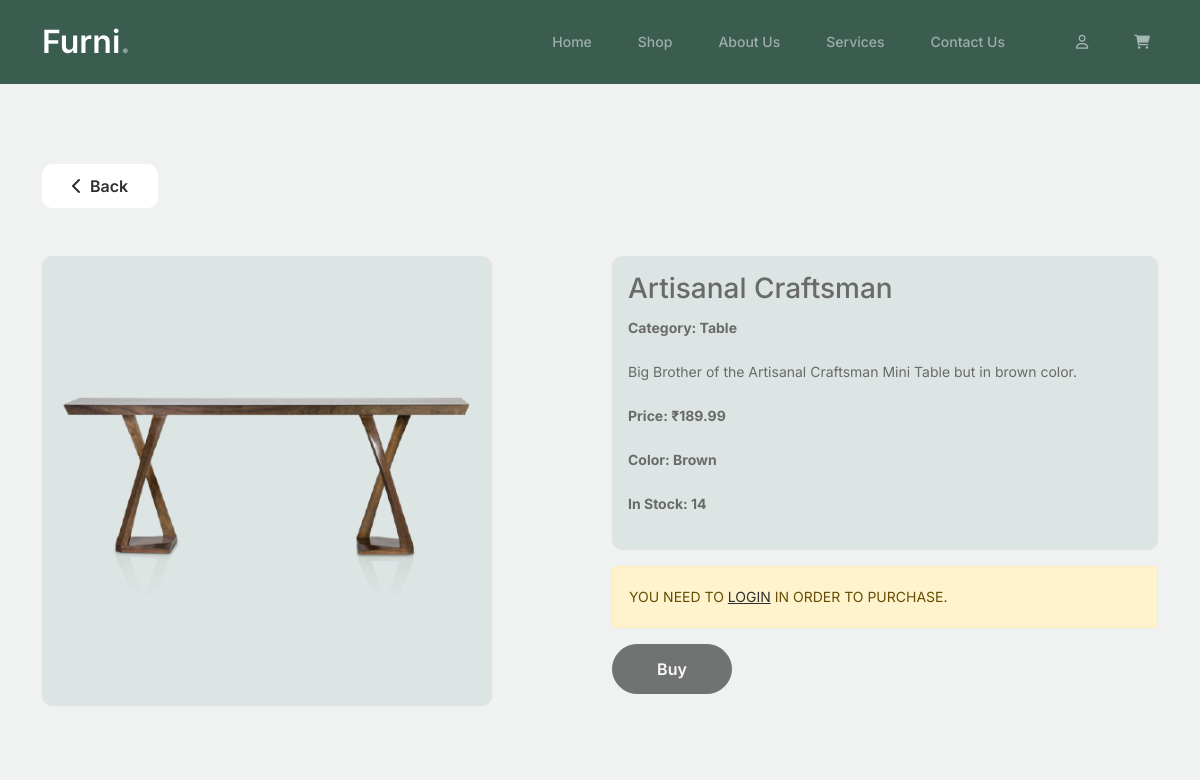
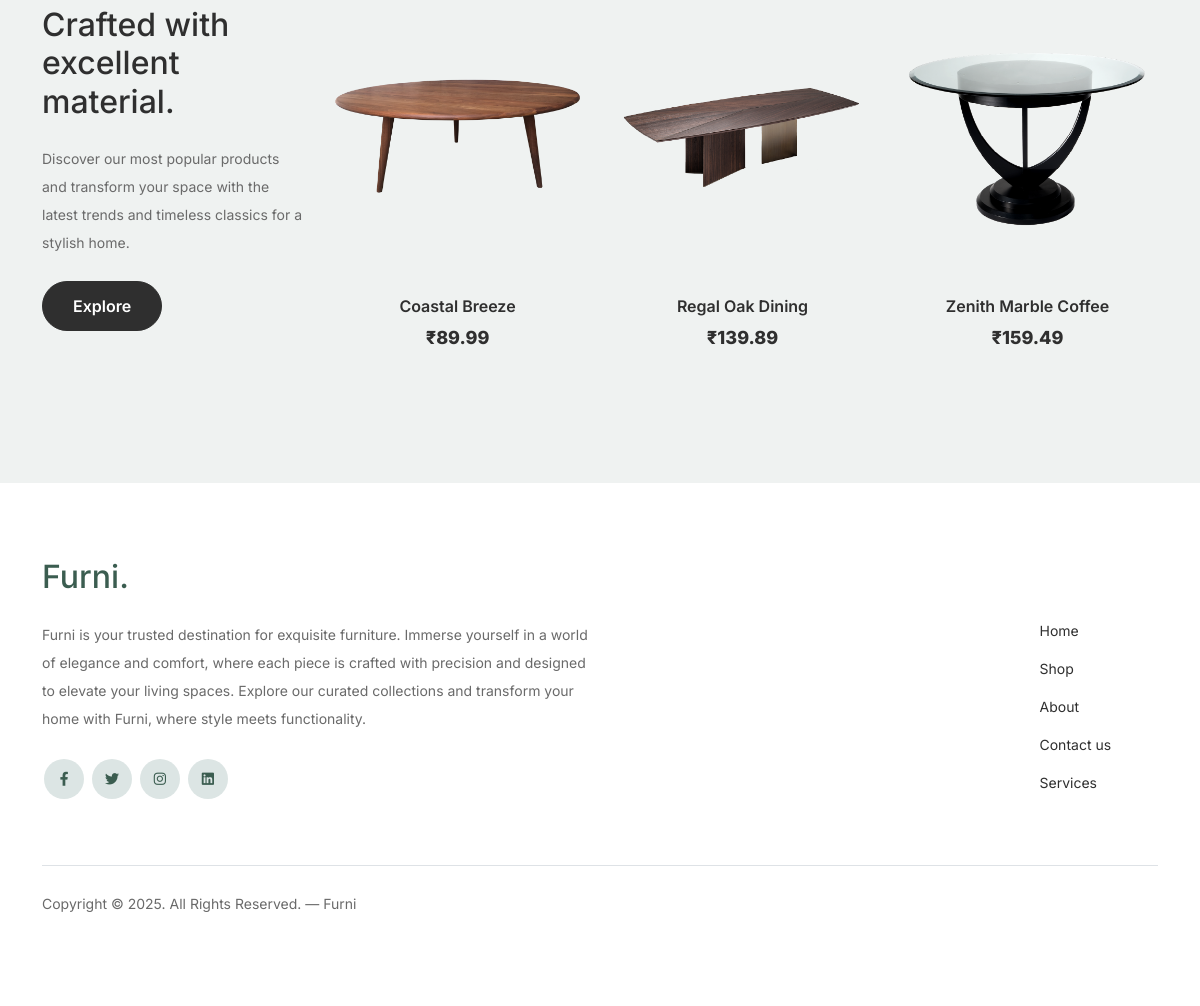
The page /product.php?id=36 on the database its author committed (2 pictures, top to bottom).
### tables this page shows
CREATE TABLE `role_nav` (
  `id_rn` int(100) NOT NULL,
  `id_nav` int(100) NOT NULL,
  `id_role` int(100) NOT NULL
);

CREATE TABLE `nav` (
  `id_nav` int(100) NOT NULL,
  `name_nav` varchar(255) NOT NULL,
  `path_nav` varchar(255) NOT NULL
);

CREATE TABLE `product` (
  `id_product` int(100) NOT NULL,
  `name_product` varchar(255) NOT NULL,
  `desc_product` varchar(255) NOT NULL,
  `price_product` float NOT NULL,
  `availability_product` int(255) NOT NULL,
  `created_at_p` timestamp NOT NULL DEFAULT current_timestamp(),
  `modified_at_p` timestamp NOT NULL DEFAULT '0000-00-00 00:00:00',
  `id_cat` int(100) NOT NULL,
  `id_color` int(100) NOT NULL
);

CREATE TABLE `image` (
  `id_image` int(255) NOT NULL,
  `name_image` varchar(255) NOT NULL,
  `path_image` varchar(255) NOT NULL,
  `date_upload_image` timestamp NOT NULL DEFAULT current_timestamp()
);

CREATE TABLE `category` (
  `id_cat` int(100) NOT NULL,
  `name_cat` varchar(255) NOT NULL
);

CREATE TABLE `color` (
  `id_color` int(100) NOT NULL,
  `name_color` varchar(255) NOT NULL
);

### models/functions.php (called while the page is built, shortened)
<?php
function getNavWithRoles($roleName)
{
    global $conn;
    $query = "SELECT * FROM role_nav rn JOIN user_role ur ON rn.id_role = ur.id_role JOIN nav n ON rn.id_nav = n.id_nav WHERE ur.name_role = ?";
    $ps = $conn->prepare($query);
    $ps->bindValue(1, $roleName, PDO::PARAM_STR);
    $ps->execute();
    $res = $ps->fetchAll();
    return $res;
}
function getProductFromSameCategoryTop3($catID)
{
    global $conn;
    $query = "SELECT * FROM product p JOIN category c ON p.id_cat=c.id_cat JOIN prod_img pi ON p.id_product=pi.id_product JOIN image i ON pi.id_image=i.id_image WHERE p.id_cat = ? ORDER BY RAND() LIMIT 3";
    $ps = $conn->prepare($query);
    $ps->bindValue(1, $catID, PDO::PARAM_INT);
    $ps->execute();
    $res = $ps->fetchAll();
    return $res;
}
function getProduct($id)
{
    global $conn;
    $query = "SELECT * FROM product p JOIN category c ON p.id_cat=c.id_cat
                                          JOIN prod_img pi ON p.id_product=pi.id_product
                                          JOIN image i ON pi.id_image=i.id_image
                                          JOIN color clr ON p.id_color = clr.id_color
                                          WHERE p.id_product=:id";
    $ps = $conn->prepare($query);
    $ps->bindParam(":id", $id);
    $ps->execute();
    $res = $ps->fetchAll();
    return $res;
}

### product.php (the view, shortened to what this page needs)
<?php
include "template/head.php";
include "template/nav.php";
$id = $_GET['id'];
$sentProduct = getProduct($id);
$catID = $sentProduct[0]->id_cat;
$prodArr = getProductFromSameCategoryTop3($catID);
?>
<div class="product-section pb-0">
    <div class="container">
        <button id="backToProducts" class="btn mb-5"><i id="backArrow" class="fa-solid fa-chevron-left me-2"></i>Back</button>
        <div class="row">
            <div class="col-lg-6 col-sm-12">
                <img id="product-image" class="border border-10" src="<?= $sentProduct[0]->path_image ?>" alt="<?= $sentProduct[0]->name_image ?>" />
            </div>
            <div class="col-lg-6 col-sm-12 d-flex flex-column">
                <div id="product-details" class="p-3 border-10" data-prodid="<?= $sentProduct[0]->id_product ?>">
                    <h3><?= $sentProduct[0]->name_product ?></h3>
                    <p class="fw-bold">Category: <?= $sentProduct[0]->name_cat ?></p>
                    <p><?= $sentProduct[0]->desc_product ?></p>
                    <p class="fw-bold">Price: &#8377;<?= $sentProduct[0]->price_product ?></p>
                    <p class="fw-bold">Color: <?= $sentProduct[0]->name_color ?></p>
                    <p class="fw-bold">In Stock: <?= $sentProduct[0]->availability_product ?></p>
                </div>
                <?php if ($sentProduct[0]->availability_product > 0 && !empty($user)) : ?>
                    <button id="buyProduct" class="btn mt-5">Buy</button>
                <?php elseif (empty($user)) : ?>
                    <p class="alert alert-warning mt-3 text-uppercase">You need to <a href="login.php">login</a> in order to purchase.</p>
                    <button id="buyProduct" class="btn" disabled>Buy</button>
                <?php else : ?>
                    <p class="alert my-alert-danger mt-3 text-uppercase">not available at the moment!</p>
                    <button id="buyProduct" class="btn mt-5" disabled>Buy</button>
                <?php endif; ?>
            </div>
        </div>
    </div>
</div>
<div class="product-section">
    <div class="container">
        <div class="row">
            <div class="col-md-12 col-lg-3 mb-5 mb-lg-0">
                <h2 class="mb-4 section-title">Crafted with excellent material.</h2>
                <p class="mb-4">Discover our most popular products and transform your space with the latest trends and timeless classics for a stylish home.</p>
                <p><a href="shop.php" class="btn">Explore</a></p>
            </div>
            <?php foreach ($prodArr as $prod) : ?>
                <div class="col-12 col-md-4 col-lg-3 mb-5 mb-md-0">
                    <a class="product-item" href="product.php?id=<?= $prod->id_product ?>">
                        <img src="<?= $prod->path_image ?>" alt="<?= $prod->name_image ?>" class="img-fluid product-thumbnail" />
                        <h3 class="product-title"><?= $prod->name_product ?></h3>
                        <strong class="product-price">&#8377;<?= $prod->price_product ?></strong>
                    </a>
                </div>
            <?php endforeach; ?>
        </div>
    </div>
</div>
<?php
include "template/footer.php";
?>

### template/nav.php (shortened to what this page needs)
<?php
$user = isset($_SESSION['user']) ? $_SESSION['user'] : null;
if ($user != null) {
	$roleName = $user->name_role;
	$navArr = getNavWithRoles($roleName);
	$profileURL = "profile.php";
} else {
	$roleName = "guest";
	$navArr = getNavWithRoles("user");
	$profileURL = "login.php";
}
$path = $_SERVER['REQUEST_URI'];
if (!str_contains($path, "login.php")) {
?>
	<nav class="custom-navbar navbar navbar navbar-expand-md navbar-dark bg-dark" arial-label="Furni navigation bar">
		<div class="container">
			<a class="navbar-brand" href="index.php">Furni<span>.</span></a>
			<div class="collapse navbar-collapse" id="navbarsFurni">
				<ul id="navbarsFurniUl" class="custom-navbar-nav navbar-nav ms-auto mb-2 mb-md-0">
					<?php foreach ($navArr as $nav) : ?>
						<li><a class="nav-link" href="<?= $nav->path_nav ?>"><?= $nav->name_nav ?></a></li>
					<?php endforeach; ?>
				</ul>
				<ul class="custom-navbar-cta navbar-nav mb-2 mb-md-0 ms-5">
					<li>
						<?php if ($roleName == "user") : ?>
							<a class="nav-link" href="<?php echo $profileURL; ?>">
								<i class="fa-regular fa-user"></i>
								<span class="ms-1"><?php echo $_SESSION['user']->fn_user; ?></span>
							</a>
						<?php elseif ($roleName == "admin") : ?>
							<a class="nav-link d-none" href="login.php">
								<i class="fa-regular fa-user"></i>
							</a>
						<?php else : ?>
							<a class="nav-link" href="login.php">
								<i class="fa-regular fa-user"></i>
							</a>
						<?php endif; ?>
					</li>
					<li>
						<a class="nav-link" href="cart.php">
							<i class="fa-solid fa-cart-shopping"></i>
						</a>
					</li>
				</ul>
			</div>
		</div>
	</nav>
<?php
}
?>

### assets/css/style.css (style rules this page uses)
a { text-decoration: none; -webkit-transition: .3s all ease; -o-transition: .3s all ease; transition: .3s all ease; color: #2f2f2f; text-decoration: underline; }
.custom-navbar { background: #3b5d50 !important; padding-top: 20px; padding-bottom: 20px; }
.custom-navbar .navbar-brand { font-size: 32px; font-weight: 600; }
.custom-navbar .navbar-brand>span { opacity: .4; }
@media (min-width: 992px) { .custom-navbar .custom-navbar-nav li { margin-left: 15px; margin-right: 15px; } }
.custom-navbar .custom-navbar-nav li a { font-weight: 500; color: #ffffff !important; opacity: .5; -webkit-transition: .3s all ease; -o-transition: .3s all ease; transition: .3s all ease; position: relative; }
@media (min-width: 768px) { .custom-navbar .custom-navbar-nav li a:before { content: ""; position: absolute; bottom: 0; left: 8px; right: 8px; background: #f9bf29; height: 5px; opacity: 1; visibility: visible; width: 0; -webkit-transition: .15s all ease-out; -o-transition: .15s all ease-out; transition: .15s all ease-out; } }
.custom-navbar .custom-navbar-cta { margin-left: 0 !important; -webkit-box-orient: horizontal; -webkit-box-direction: normal; -ms-flex-direction: row; flex-direction: row; }
@media (min-width: 768px) { .custom-navbar .custom-navbar-cta { margin-left: 40px !important; } }
.custom-navbar .custom-navbar-cta li { margin-left: 0px; margin-right: 0px; }
.custom-navbar .custom-navbar-cta li { margin-right: 15px; }
.custom-navbar .custom-navbar-cta li:last-child { margin-right: 0px; }
.btn { font-weight: 600; padding: 12px 30px; border-radius: 30px; color: #ffffff; background: #2f2f2f; border-color: #2f2f2f; }
.section-title { color: #2f2f2f; }
.product-section { padding: 5rem 0; }
.product-section .product-item { text-align: center; text-decoration: none; display: block; position: relative; padding-bottom: 50px; cursor: pointer; }
.product-section .product-item .product-thumbnail { margin-bottom: 30px; position: relative; top: 0; -webkit-transition: .3s all ease; -o-transition: .3s all ease; transition: .3s all ease; }
.product-section .product-item h3 { font-weight: 600; font-size: 16px; }
.product-section .product-item strong { font-weight: 800 !important; font-size: 18px !important; }
.product-section .product-item h3, .product-section .product-item strong { color: #2f2f2f; text-decoration: none; }
.product-section .product-item:before { bottom: 0; left: 0; right: 0; position: absolute; content: ""; background: #dce5e4; height: 0%; z-index: -1; border-radius: 10px; -webkit-transition: .3s all ease; -o-transition: .3s all ease; transition: .3s all ease; }
.border-10, #team-section img { border-radius: 10px !important; }
#product-details, #product-image, #shopping-cart-totals-info { background-color: #dce5e4; }
#homeButton, #backArrow, #forwardArrow, #backToProducts, #goToInsertProduct, #goToMessages, .categoryPorduct-container, #past-order-div-details { transition: 0.3s ease-in-out; }
#homeButton, #backToProducts, #goToInsertProduct, #goToMessages, #previewChangesBtn { width: auto; border-radius: 10px; background-color: #fff; color: #2f2f2f; border: none; padding: 10px 30px; }
#buyProduct, #inputFilterBtn { width: 120px; }
@media (max-width: 1200px) { #product-image { width: 450px; } }

### rows shown on the page
role_nav: id_nav.name_nav "Home"
role_nav: id_nav.name_nav "Shop"
role_nav: id_nav.name_nav "About Us"
role_nav: id_nav.name_nav "Services"
role_nav: id_nav.name_nav "Contact Us"
product: image.path_image+name_image (picture), name_product "Artisanal Craftsman", id_cat.name_cat "Table", desc_product "Big Brother of the Artisanal Craftsman Mini Table but in brown color.", price_product "189.99", id_color.name_color "Brown", availability_product "14"
product: image.path_image+name_image (picture), name_product "Coastal Breeze", price_product "89.99"
product: image.path_image+name_image (picture), name_product "Regal Oak Dining", price_product "139.89"
product: image.path_image+name_image (picture), name_product "Zenith Marble Coffee", price_product "159.49"
